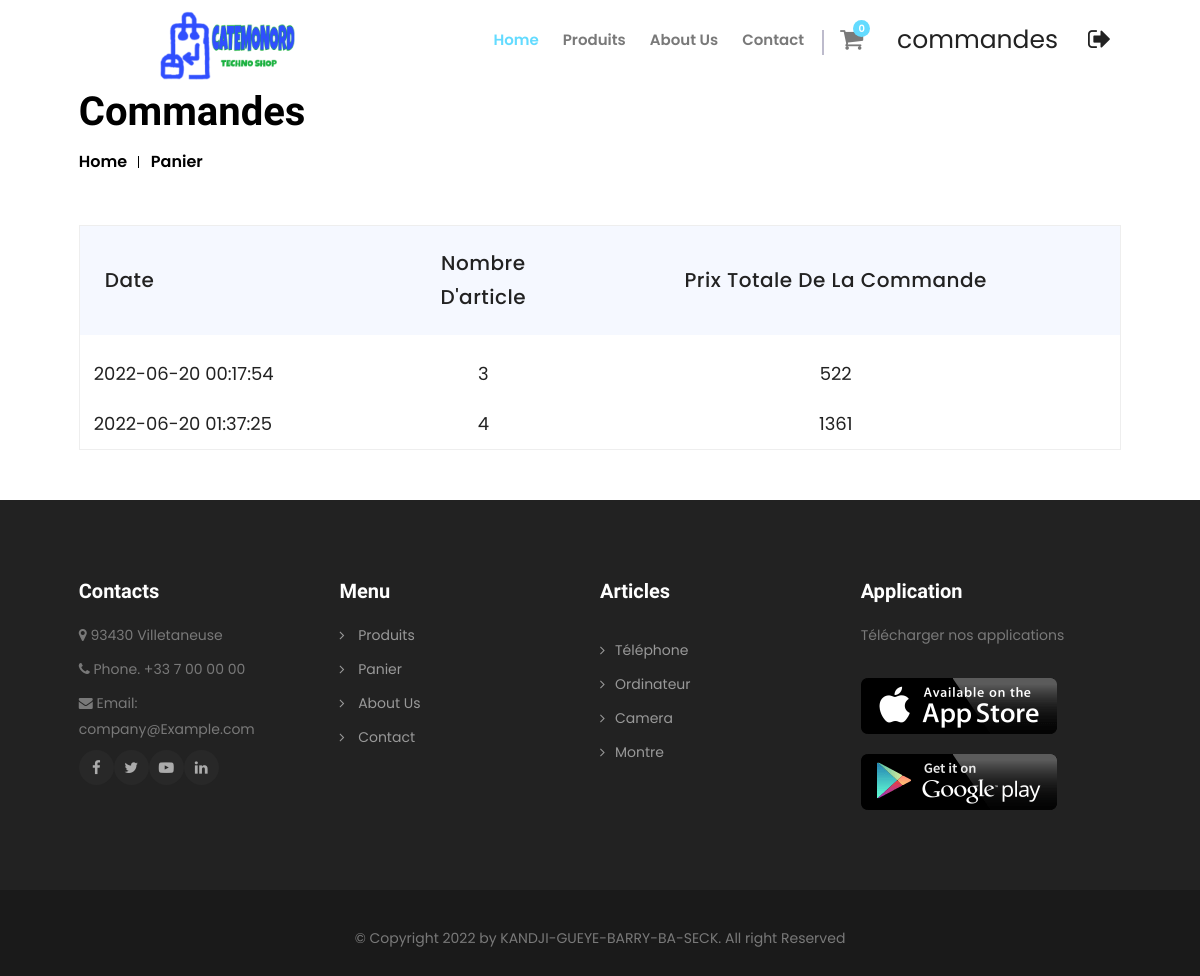
The page /src/?ctrl=Order (signed in) on the database its author committed.
### tables this page shows
CREATE TABLE IF NOT EXISTS `panier` (
  `panierID` int(11) NOT NULL AUTO_INCREMENT,
  `userID` int(11) NOT NULL,
  `etatPanier` int(11) NOT NULL,
  `HeureAchat` timestamp NULL DEFAULT CURRENT_TIMESTAMP,
  `nbProduit` int(11) DEFAULT NULL,
  `prixTotal` int(11) DEFAULT NULL,
  PRIMARY KEY (`panierID`),
  KEY `userID` (`userID`)
);

### src/controller/Controller.php (called while the page is built, shortened)
<?php
abstract class Controller{
    public function generHtml($vue, $data = []): string{
        $file_name = "view/build" . $vue . 'View.php';
        if (file_exists($file_name)) {
            $buildView = "build".$vue."View";
            return $buildView($data);
        } else {
            return $this->action_error("La vue '".$vue."' n'existe pas !");
        }
    }
}

### src/controller/OrderController.php (called while the page is built, shortened)
<?php
require_once 'model/OrderModel.php';
class OrderController extends Controller{
  private $databaseOrder;
  public function __construct(){
    $this->databaseOrder = new OrderModel();
  }
  public function action_order(){
    $data = $this->databaseOrder->getAllOrderbyUserId($_SESSION['id']);
    return $this->generHtml("Order", $data);
  }
  public function action_default(){
      return $this->action_Order();
  }
}

### src/model/OrderModel.php (called while the page is built)
<?php
require_once '../src/common/DatabaseClient.php';
class OrderModel{
  private $database;
  public function __construct(){
    $this->database = DatabaseClient::getDatabase();
  }
  public function getAllOrderbyUserId($id){
    $sql = 'select HeureAchat, nbProduit, prixTotal FROM panier where etatPanier = 1 and userID = :id;';
    $cmd = $this->database->prepare($sql);
    $cmd->bindValue(':id', $id, PDO::PARAM_INT);
    $cmd->execute();
    return $cmd->fetchAll();
  }
}

### src/common/DatabaseClient.php (called while the page is built, shortened)
<?php
class DatabaseClient {
  private static $instance = null;
  private $host = 'localhost';
  private $dbName = 'e-commerce-project';
  private $username = 'root';
  private $password = 'root';
  private function __construct(){
    $this->database = new PDO("mysql:host={$this->host};dbname={$this->dbName};charset=utf8",
      $this->username,
      $this->password,
      [PDO::ATTR_ERRMODE => PDO::ERRMODE_EXCEPTION]
    );
  }
  public static function getDatabase() {
    if(is_null(self::$instance)) {
      self::$instance = new DatabaseClient();
    }
    return self::$instance->database;
  }
}

### src/view/buildOrderView.php (the view)
<?php
function buildOrderView($data): string{
    $htlmOrder = "<h2>Vous n'avez fait aucune commande !</h2>";
    $htlmOrder.='<a href="?ctrl=Product"><button class="detail-button btn btn-medium btn-primary">Commander maintenant</button></a>';
    if(sizeof($data) !== 0)
        $htlmOrder = buildOrderListHtml($data);
    return <<<HTML
    <section class="main_breadcrumb">
        <div class="container-fluid">
            <div class="row">
                <div class="breadcrumb-content">
                    <h2>Commandes</h2>
                    <ul>
                        <li><a href="?">Home</a></li>
                        <li><a href="#">Panier</a></li>
                    </ul>
                </div>
            </div>
        </div>
    </section>
    <div id="content" class="cart_page">
        <div id="cart" class="cart_section">
            <div class="container-fluid">
                $htlmOrder
            </div>
        </div>
    </div>
HTML;
}
function buildOrderListHtml($oders){
    $render = "";
    foreach($oders as $commande){
        $render.='<tr">
            <td>'.$commande['HeureAchat'].'</td>
            <td>'.$commande['nbProduit'].'</td>
            <td>'.$commande['prixTotal'].'</td>
        </tr>';
    }
    return <<<HTML
    <div id="listPoduitPanier" class="row">
        <div class="table-custom-responsive wow fadeInDown animated">
            <table class="table-custom table-cart table-responsive">
                <thead>
                    <tr>
                        <th>Date</th>
                        <th>nombre d'article</th>
                        <th>Prix totale de la commande</th>
                    </tr>
                </thead>
                <tbody>
                    $render
                </tbody>
            </table>
        </div>
    </div>
HTML;
}

### src/assets/css/style.css (style rules this page uses)
body { font-family: 'Poppins', sans-serif; font-size: 14px; line-height: 26px; color: #797979; overflow-x: hidden; }
h1, h2, h3, h4, h5, h6 { line-height: 1.1; font-weight:600; color: #63dbff; margin:0 0 15px 0; padding:0; text-transform:capitalize; font-family: 'Comic Neue', cursive; }
h2 { font-size:30px; }
a { color: #222222; -webkit-transition: all 0.5s; -o-transition: all 0.5s; -ms-transition: all 0.5s; -moz-transition: all 0.5s; transition: all 0.5s; }
.row { padding-left: 7.875rem; padding-right: 7.875rem; }
#content { padding: 50px 0; }
#cart .table-cart { text-align: center; border: 1px solid #eee; width: 100%; max-width: 100%; }
#cart .table-custom th { padding: 20px 25px; font-size: 20px; line-height: 1.72; font-weight: 500; letter-spacing: 0.5px; text-transform: capitalize; color: #222222; background: #f5f8ff; text-align:center; }
#cart .table-cart td:first-child { display: flex; align-items: center; min-width: 100%; width: 50%; }
#cart .table-cart th:first-child, #cart .table-cart td:first-child { text-align: left; }
#cart .table-cart td:nth-child(3) { min-width: 150px; }
#cart .table-cart td:nth-child(2), #cart .table-cart td:nth-child(4) { min-width: 100px; }
#cart .table-cart td:nth-child(2), #cart .table-cart td:nth-child(4) { width: 13%; }
#cart .table-cart tbody tr td { padding: 12px 14px; color:#222222; }
#cart .table-cart tbody tr:first-child td { padding-top: 26px; }
#cart .table-cart tbody tr td { padding: 12px 14px; font-size: 18px; }
.breadcrumb-content h2 { text-transform: capitalize; margin-bottom: 0; color: #000000; font-size: 40px; font-weight: 800; }
.breadcrumb-content ul { padding-left: 0; list-style-type: none; margin-top: 15px; margin-bottom: 0; }
.breadcrumb-content ul li { display: inline-block; margin-right: 20px; color: #000000; position: relative; font-size: 16px; font-weight: 600; }
.breadcrumb-content ul li a { display: inline-block; color: #000000; }
.breadcrumb-content ul li:before { content: ''; position: absolute; right: -12px; top: 7px; width: 1px; height: 12px; background-color: #000000; }
.breadcrumb-content ul li:last-child { margin-right: 0; }
.breadcrumb-content ul li:last-child:before { display: none; }
.animated { margin-bottom: auto; flex-grow: 1; }

### rows shown on the page
panier: HeureAchat "2022-06-20 00:17:54", nbProduit "3", prixTotal "522"
panier: HeureAchat "2022-06-20 01:37:25", nbProduit "4", prixTotal "1361"

### other values the page prints
$nbProductTotal "0"
